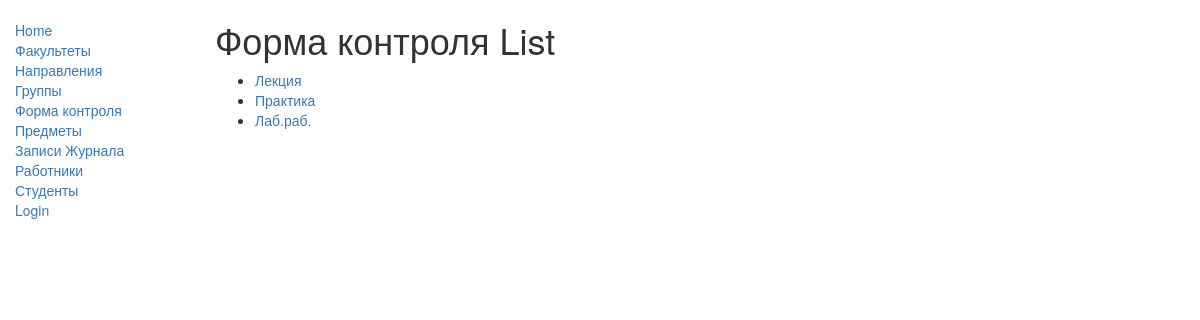
Screenshot of /catalog/forma_kontrol9s/ with the database file from the repository.
### catalog/models.py (models this page shows, shortened)
class Forma_kontrol9(models.Model):
    id = models.AutoField(primary_key=True)
    vid_formi = models.CharField(max_length=50, help_text="Введите вид занятия (Например лекция, практическое занятие, лабараторное) ")
    def get_absolute_url(self):
        return reverse('forma_kontrol9-detail', args=[str(self.id)])

### catalog/views.py (the view)
class Forma_kontrol9ListView(generic.ListView):
    model = Forma_kontrol9

### catalog/templates/catalog/forma_kontrol9_list.html (shortened to what this page needs)
{% extends "base_generic.html" %}
{% block content %}
    <h1>Форма контроля List</h1>
    {% if forma_kontrol9_list %}
    <ul>
      {% for forma_kontrol9 in forma_kontrol9_list %}
      <li>
        <a href="{{ forma_kontrol9.get_absolute_url }}">{{ forma_kontrol9.vid_formi }}</a>
      </li>
      {% endfor %}
    </ul>
    {% else %}
      <p>There are no forma_kontrol9s in the library.</p>
    {% endif %}
{% endblock %}

### rows the page displays
Forma_kontrol9: vid_formi "Лекция"
Forma_kontrol9: vid_formi "Практика"
Forma_kontrol9: vid_formi "Лаб.раб."
